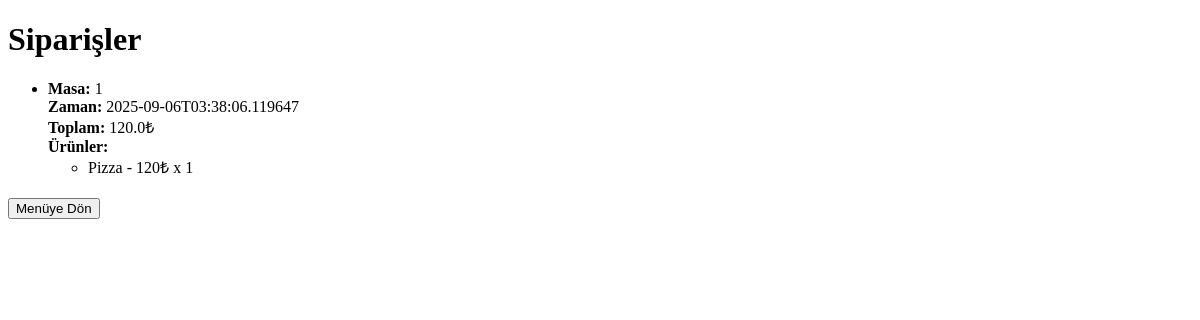
The page /orders on the database as committed earlier.
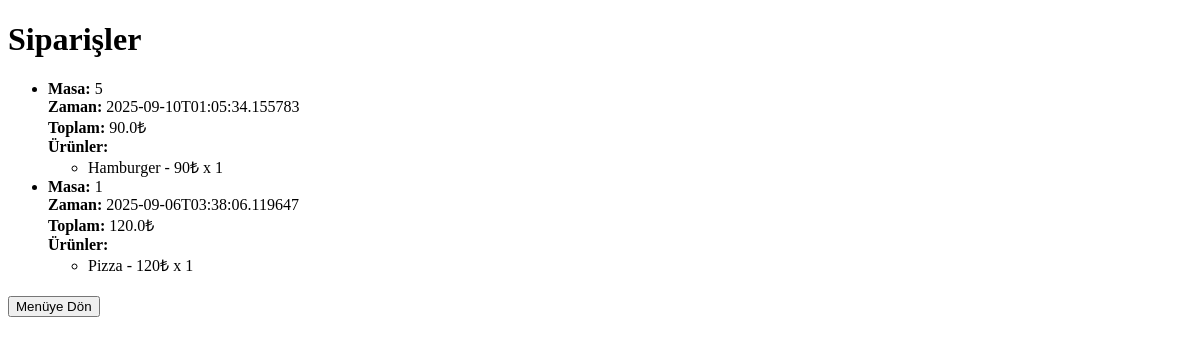
The same page on the database as committed later.
### tables this page shows
CREATE TABLE orders (
        id INTEGER PRIMARY KEY AUTOINCREMENT,
        table_number INTEGER NOT NULL,
        items TEXT NOT NULL,
        total REAL NOT NULL,
        timestamp TEXT NOT NULL
    );

### app.py (the view)
@app.route("/orders")
def orders():
    conn = get_db_connection()
    c = conn.cursor()
    c.execute('SELECT * FROM orders ORDER BY timestamp DESC')
    orders = c.fetchall()
    conn.close()
    parsed_orders = []
    for order in orders:
        parsed_orders.append({
            "id": order["id"],
            "table_number": order["table_number"],
            "items": json.loads(order["items"]),
            "total": order["total"],
            "timestamp": order["timestamp"]
        })
    return render_template("orders.html", orders=parsed_orders)

### app.py (called while the page is built)
def get_db_connection():
    conn = sqlite3.connect(DB_PATH)
    conn.row_factory = sqlite3.Row
    return conn

### templates/orders.html (shortened to what this page needs)
<!DOCTYPE html>
<html>
<head>
</head>
<body>
    <h1>Siparişler</h1>
    {% if orders %}
        <ul>
        {% for order in orders %}
            <li>
                <strong>Masa:</strong> {{ order.table_number }}<br>
                <strong>Zaman:</strong> {{ order.timestamp }}<br>
                <strong>Toplam:</strong> {{ order.total }}₺<br>
                <strong>Ürünler:</strong>
                <ul>
                {% for item in order['items'] %}
                    <li>{{ item.name }} - {{ item.price }}₺ x {{ item.quantity }}</li>
                {% endfor %}
                </ul>
            </li>
        {% endfor %}
        </ul>
    {% else %}
        <p>Henüz sipariş yok.</p>
    {% endif %}
    <form action="{{ url_for('menu') }}" method="get" style="margin-top:20px;">
        <button type="submit">Menüye Dön</button>
    </form>
</body>
</html>

Rows that differ between the two databases and show on the page:
added orders: table_number "5", timestamp "2025-09-10T01:05:34.155783", total "90.0", name "Hamburger", price "90", quantity "1"
